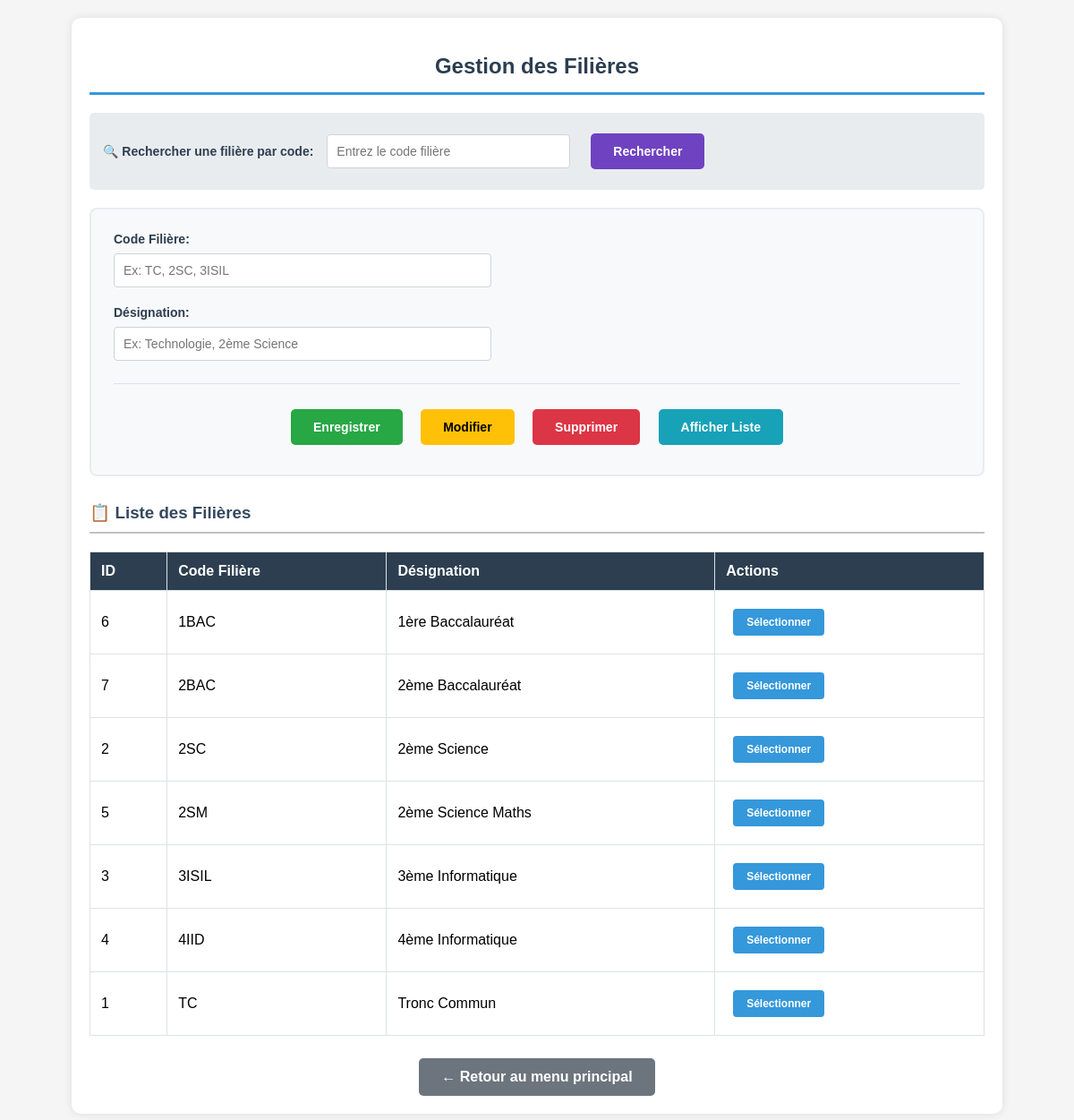
The page /frmFilières.php?afficher_liste=1 on the database its author committed.
### connexion_base.php (called while the page is built, shortened)
<?php
class ConnexionBase {
    public function __construct() {
        $servername = "localhost";
        $username = "root";
        $password = "";
        $dbname = "base_etudiants_tp2_2025";
        try {
            $this->pdo = new PDO("mysql:host=$servername;dbname=$dbname;charset=utf8", $username, $password);
        } catch(PDOException $e) {
            die("Connection failed: " . $e->getMessage());
        }
    }
}
?>

### frmFilières.php (the view, shortened to what this page needs)
<?php
require_once 'connexion_base.php';
$db = new ConnexionBase();
$filiere_courante = null;
$afficher_liste = isset($_GET['afficher_liste']) && $_GET['afficher_liste'] == '1';
$message = '';
if ($afficher_liste) {
    try {
        $filieres = $db->pdo->query("SELECT * FROM filières ORDER BY CodeFilière")->fetchAll(PDO::FETCH_ASSOC);
    } catch (PDOException $e) {
        $filieres = [];
        if (empty($message)) {
            $message = "Erreur chargement: " . $e->getMessage();
            $type_message = 'error';
        }
    }
} else {
    $filieres = [];
}
?>
<!DOCTYPE html>
<html>
<head>
</head>
<body>
    <div class="container">
        <h2>Gestion des Filières</h2>
        <div class="recherche-group">
            <form method="GET" action="frmFilières.php" style="display: flex; align-items: center; gap: 15px; flex-wrap: wrap;">
                <label for="recherche_immediate" style="width: auto; margin: 0; font-weight: bold; color: #2c3e50;">
                    🔍 Rechercher une filière par code:
                </label>
                <input type="text" id="recherche_immediate" name="recherche_code"
                       placeholder="Entrez le code filière"
                       value="<?= isset($_GET['recherche_code']) ? htmlspecialchars($_GET['recherche_code']) : '' ?>"
                       style="width: 250px; padding: 10px; border: 1px solid #ced4da; border-radius: 4px;">
                <button type="submit" class="btn-rechercher">Rechercher</button>
            </form>
        </div>
        <div class="form-container">
            <form method="post">
                <div class="form-group">
                    <label for="CodeFiliere">Code Filière:</label>
                    <input type="text" id="CodeFiliere" name="CodeFiliere" required
                           value="<?= $filiere_courante ? htmlspecialchars($filiere_courante['CodeFilière']) : '' ?>"
                           placeholder="Ex: TC, 2SC, 3ISIL">
                </div>
                <div class="form-group">
                    <label for="Designation">Désignation:</label>
                    <input type="text" id="Designation" name="Designation" required
                           value="<?= $filiere_courante ? htmlspecialchars($filiere_courante['Désignation']) : '' ?>"
                           placeholder="Ex: Technologie, 2ème Science">
                </div>
                <div class="buttons-container">
                    <button type="submit" name="Enregistrer" class="btn-enregistrer">Enregistrer</button>
                    <button type="submit" name="Modifier" class="btn-modifier">Modifier</button>
                    <button type="submit" name="Supprimer" class="btn-supprimer" onclick="return confirm('Êtes-vous sûr de supprimer cette filière?')">Supprimer</button>
                    <button type="button" class="btn-afficher" onclick="afficherListe()">Afficher Liste</button>
                </div>
            </form>
        </div>
        <?php if ($afficher_liste): ?>
        <div class="liste-container">
            <h3>📋 Liste des Filières</h3>
            <table>
                <thead>
                    <tr>
                        <th>ID</th>
                        <th>Code Filière</th>
                        <th>Désignation</th>
                        <th>Actions</th>
                    </tr>
                </thead>
                <tbody>
                    <?php if (count($filieres) > 0): ?>
                        <?php foreach($filieres as $filiere): ?>
                        <tr>
                            <td><?= $filiere['Id'] ?></td>
                            <td><?= htmlspecialchars($filiere['CodeFilière']) ?></td>
                            <td><?= htmlspecialchars($filiere['Désignation']) ?></td>
                            <td>
                                <button onclick="editFiliere(<?= $filiere['Id'] ?>, '<?= $filiere['CodeFilière'] ?>', '<?= $filiere['Désignation'] ?>')"
                                        style="background: #3498db; color: white; padding: 8px 15px; border: none; border-radius: 4px; cursor: pointer; font-size: 12px;">
                                    Sélectionner
                                </button>
                            </td>
                        </tr>
                        <?php endforeach; ?>
                    <?php endif; ?>
                </tbody>
            </table>
        </div>
        <?php endif; ?>
        <div style="margin-top: 25px; text-align: center;">
            <a href="menu_principal.php" style="background: #6c757d; color: white; padding: 12px 25px; text-decoration: none; border-radius: 5px; font-weight: bold; display: inline-block;">
                ← Retour au menu principal
            </a>
        </div>
    </div>
</body>
</html>

### frmFilières.php (style rules this page uses)
body { font-family: Arial, sans-serif; margin: 20px; background: #f5f5f5; }
.container { max-width: 1000px; margin: 0 auto; background: white; padding: 20px; border-radius: 10px; box-shadow: 0 0 10px rgba(0,0,0,0.1); }
.recherche-group { background: #e9ecef; padding: 15px; border-radius: 5px; margin-bottom: 20px; }
.form-container { background: #f8f9fa; padding: 25px; border-radius: 8px; margin-bottom: 25px; border: 2px solid #e9ecef; }
table { width: 100%; border-collapse: collapse; margin-top: 20px; }
th, td { border: 1px solid #dee2e6; padding: 12px; text-align: left; }
th { background-color: #2c3e50; color: white; font-weight: bold; }
.form-group { margin-bottom: 20px; }
label { display: block; font-weight: bold; margin-bottom: 8px; color: #2c3e50; font-size: 14px; }
input { padding: 10px; width: 100%; max-width: 400px; border: 1px solid #ced4da; border-radius: 4px; font-size: 14px; }
button { padding: 12px 25px; margin: 8px; border: none; border-radius: 5px; cursor: pointer; color: white; font-weight: bold; font-size: 14px; }
.btn-enregistrer { background: #28a745; }
.btn-modifier { background: #ffc107; color: black; }
.btn-supprimer { background: #dc3545; }
.btn-afficher { background: #17a2b8; }
.btn-rechercher { background: #6f42c1; }
h2 { color: #2c3e50; border-bottom: 3px solid #3498db; padding-bottom: 15px; text-align: center; }
h3 { color: #34495e; margin-top: 30px; padding-bottom: 10px; border-bottom: 2px solid #bdc3c7; }
.buttons-container { text-align: center; margin-top: 25px; padding-top: 20px; border-top: 1px solid #dee2e6; }
.liste-container { margin-top: 30px; }

### rows shown on the page
filières: Id "6", CodeFilière "1BAC", Désignation "1ère Baccalauréat"
filières: Id "7", CodeFilière "2BAC", Désignation "2ème Baccalauréat"
filières: Id "2", CodeFilière "2SC", Désignation "2ème Science"
filières: Id "5", CodeFilière "2SM", Désignation "2ème Science Maths"
filières: Id "3", CodeFilière "3ISIL", Désignation "3ème Informatique"
filières: Id "4", CodeFilière "4IID", Désignation "4ème Informatique"
filières: Id "1", CodeFilière "TC", Désignation "Tronc Commun"
